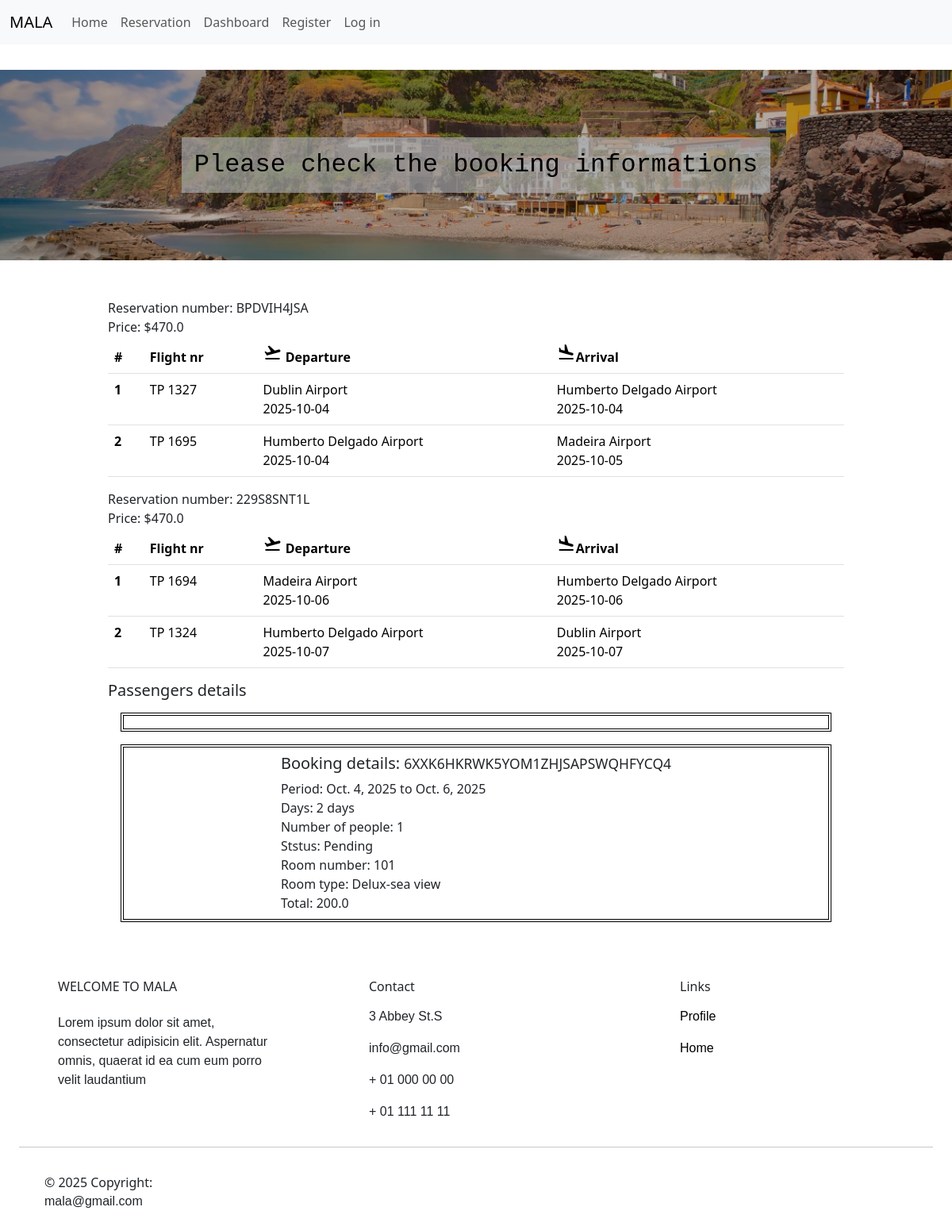
The page /bookings/details_booking/30/ on the database its author committed.
### flight/models.py (models this page shows, shortened)
class Reservation_Flight(models.Model):
    nr_reservation=models.CharField(max_length=100)
    nr_passengers=models.IntegerField()
    price = models.FloatField(default=0.0)
    reservation=models.ForeignKey(Reservation,on_delete=models.CASCADE,null=True,blank=True)
    def get_reservation_by_booking_id(bookingId):
        reservation_flighs = Reservation_Flight.objects.filter(reservation=bookingId)
        return reservation_flighs

class DetailsRout(models.Model):
    travel_class=models.CharField(max_length=200,blank=True)
    airline=models.CharField(max_length=200,blank=True)
    reservation_flight=models.ForeignKey(Reservation_Flight,on_delete=models.CASCADE,null=True,blank=True)
    flight=models.ForeignKey(Flight,on_delete=models.CASCADE,null=False)
    def get_detail_flights_reservation(reservation_flight):
        try:
            details_flights=DetailsRout.objects.filter(reservation_flight=reservation_flight)
            return details_flights
        except:
            print("An exception has occurred when selectinf details flights")

class Flight(models.Model):
    departure_airport = models.CharField(max_length=200)
    arrival_airport = models.CharField(max_length=200)
    flight_number=models.CharField(max_length=20)
    departure_date=models.DateField(blank=True,null=True)
    arrival_date=models.DateField(blank=True,null=True)
    create_on=models.DateField(auto_now_add=True,blank=True,null=True)

### bookings/models.py (models this page shows, shortened)
class Reservation(models.Model):
    PENDING='Pending'
    CONFIRM='Confirm'
    CANCEL='Cancel'
    STATUS={
        PENDING:'Pending',
        CONFIRM:'Confirm',
        CANCEL:'Cancel',
    }
    check_in = models.DateField()
    check_out = models.DateField()
    nr_reservation = models.CharField(null=False,unique=True)
    nr_person = models.IntegerField()
    nr_days=models.IntegerField(default=0)
    amount=models.FloatField(default=0.0)
    has_flights=models.BooleanField(default=True)
    status=models.CharField(choices=STATUS,default=PENDING)
    package_selected=models.ForeignKey(Package,on_delete=models.CASCADE,null=True)
    user = models.ForeignKey(CustomUser, on_delete = models.CASCADE)
    room = models.ForeignKey(Reserved_room, on_delete = models.CASCADE)

### accommodation/models.py (models this page shows, shortened)
class Room(models.Model):
    room_type = models.ForeignKey(RoomType, on_delete = models.CASCADE)
    description = models.CharField(max_length=200)
    price = models.IntegerField()
    room_number = models.IntegerField()
    room_capacity = models.PositiveIntegerField()

class RoomType(models.Model):
    DELUXE='DELUXE'
    LUXURY='LUXURY'
    DOUBLE='DOUBLE'
    SINGLE='SINGLE'
    TYPES_ROOMS={
        DELUXE:"Deluxe",
        LUXURY:"Luxury",
        DOUBLE:"Double",
        SINGLE:"Single"
    }
    name = models.CharField(max_length=200)
    room_count = models.IntegerField()
    description = models.CharField(max_length=200)
    room_view =  models.CharField(max_length=100)
    type = models.CharField(choices=TYPES_ROOMS)

### bookings/views.py (the view)
# urls.py: path('details_booking/<int:id>/',views.get_details_booking,name="details_booking"),
def get_details_booking(request,id):
    booking=Reservation.objects.get(id=id)
    if request.method=='GET':
        if booking.has_flights:
         reservation_flights=Reservation_Flight.get_reservation_by_booking_id(booking)
         context={
           "booking":booking,
           "context_flight_details":dictionary_details_flight(reservation_flights),
           "reservation_flights":reservation_flights,
           "passangers":PassengerSerializer.gey_passengers_list(reservation_flights[0]),
          }
        else:context={
           "booking":booking}
        return  render(request,"bookings/details_booking.html",context=context)

### bookings/views.py (called while the page is built)
def dictionary_details_flight(reservation_flights):
    dict_flights={}
    for reservation_flight in reservation_flights:
       list_df=[]
       detail_flight=DetailsRout.get_detail_flights_reservation(reservation_flight)
       for dt in detail_flight:
           sz_detail=DetailsRoutSerializer(dt)
           list_df.append(sz_detail)
       dict_flights[reservation_flight.nr_reservation]=list_df
    return dict_flights

### passengers/models.py (called while the page is built)
    def get_passengers_reservation(reservation_flight):
        try:
         passengers=Passenger.objects.filter(reservation_flight=reservation_flight)
         return passengers
        except:
           print("Error selecting the passenger")

### passengers/serializer_passenger.py (called while the page is built)
    def gey_passengers_list(reservation):
          list_passengers=[]
          passengers=Passenger.get_passengers_reservation(reservation)
          for passenger in passengers:
            sz_passenger=PassengerSerializer(passenger)
            list_passengers.append(sz_passenger.data)
          return list_passengers

### bookings/templates/bookings/details_booking.html (shortened to what this page needs)
{% extends "app/base.html" %}
{% block content %}
<div class="wrp-banner cover">
  <h4 class=" m-4">Please check the booking informations</h4>
</div>
<div class="wrp_content">
  {% if booking.has_flights %}
   {% for reservation in reservation_flights %}
   {% for keys,value in context_flight_details.items%}
         {% if keys == reservation.nr_reservation %}
      <div>Reservation number: {{reservation.nr_reservation}}</div>
      <div>Price: ${{reservation.price}}</div>
        <table class="table tb-flights bg-dark ">
        <thead>
          <tr class="tb-flights">
            <th scope="col">#</th>
            <th scope="col">Flight nr</th>
            <th scope="col flex_ct">
              <span class="material-symbols-outlined">
              </span>
              Departure
            </th>
            <th scope="col flex_ct">
              <span class="material-symbols-outlined">
              </span>Arrival
            </th>
          </tr>
        </thead>
        <tbody>
           {% for item in value%}
          <tr>
            <th scope="row">{{forloop.counter}}</th>
            <td>{{item.data.flight.flight_number}}</td>
            <td>
              <div>
                <div>
                  {{item.data.flight.departure_airport}}
                </div>
                <div>
                  {{item.data.flight.departure_date}}
                </div>
              </div>
            </td>
            <td>
              <div>
                <div>
                  {{item.data.flight.arrival_airport}}
                </div>
                <div>
                  {{item.data.flight.arrival_date}}
                </div>
              </div>
            </td>
          </tr>
          {% endfor %}
        </tbody>
      </table>
         {% endif %}
           {% endfor %}
   {%endfor%}
    <h5>Passengers details</h5>
        <div class="flex_ct wrp_detail-fl">
    </div>
    {% endif %}
  <div class="flex_ct wrp_detail-fl">
    <div>
      <h5>Booking details: <small>{{booking.nr_reservation}}</small></h5>
      <div>Period: {{booking.check_in}} to {{booking.check_out}}</div>
      <div>Days: {{booking.nr_days}} days</div>
      <div>Number of people: {{booking.nr_person}}</div>
       <div>Ststus: {{booking.status}}</div>
      <div>Room number: {{booking.room.room_number}}</div>
      <div>Room type: {{booking.room.room_type.name}}</div>
      <div>Total: {{booking.amount}}</div>
    </div>
  </div>
</div>
{% endblock content %}

### app/static/app/css/style.css (style rules this page uses)
:root { --color-body: rgb(248, 240, 240) --bs-dark: #212529; --header-hight: 5rem; --orange-color: #d45827; --light-orange-color: rgb(250, 133, 86); --dark-orange: rgb(243, 101, 35); --black-color: hsl(210, 6%, 7%); --dark-blue: hsl(229, 88%, 29%); --gray-color: #585858; --light-gray: #7c7a7a; --light-black-color: hsl(225, 4%, 21%); --white-color: #ffff; --body-color: hsl(220, 100%, 97%); --hover-white: rgb(240, 232, 224); --paragraf-text-color: hsl(19, 32%, 12%); --body-font: "Times New Roman", Times, serif; --font-family-title: "DM Serif Text", serif; --normal-font-size: 1.15rem; --small-font-size: 0.925rem; --large-font-size: 1.75rem; --xlarge-font-size: 2.25rem; --font-size-title: clamp(1.55rem, 1.95rem, 2.45rem); --font-size-subtitle: clamp(1.25rem, 1.55rem, 1.95rem); --line-height: 1.575rem; --line-height-title: 2.125rem; --line-height-subtitle: 1.7rem; --letter-spacing-normal: 0.25px; --leter-spacing-title: 1px; --leter-spacing-subtitle: 0.65px; --word-spacing: 1px; --wold-spacing-title: 0.5rem; --font-regular: 400; --font-semi-bold: 600; --font-bold: 900; --z--tooltip: 10; --z-fixed: 100; }
body { background-color: var(--color-body) }
.wrp-banner { background-image: url(/media/cover_img.jpg); background-repeat: no-repeat; background-size: cover; background-position: left bottom; filter: brightness(70%); width: 100%; height: 15rem; margin-block: 2rem; max-height: 30rem; color: white; }
.cover { display: flex; align-items: center; justify-content: center; }
.cover h4 { position: relative; font-family:'Courier New', Courier, monospace; font-size: 2rem; font-weight: 400; padding: 1rem; color: black; z-index: 1; }
.cover h4::after { position:absolute; content: ""; top: 0; bottom: 0; left: 0; right: 0;; background-color: rgb(242, 246, 250); opacity: 0.65; z-index: -1; }
.wrp_content { max-width: 60rem; margin: auto; padding: 1rem; min-height: 30rem; }
.flex_ct, .container_package { display: flex; flex-wrap: wrap; justify-content: space-evenly; gap: 1rem; }
.tb-flights { background-color:var(--color-body); }
.wrp_detail-fl { border: 4px double black; margin: 1rem; padding: 0.5rem; }

### rows shown on the page
Reservation_Flight: nr_reservation "BPDVIH4JSA", price "470.0", data.flight.departure_date "2025-10-04" "2025-10-04", data.flight.arrival_date "2025-10-04" "2025-10-05"
DetailsRout: data.flight.flight_number "TP 1327"
Flight: data.flight.departure_airport "Dublin Airport", data.flight.arrival_airport "Humberto Delgado Airport"
DetailsRout: data.flight.flight_number "TP 1695"
Flight: data.flight.departure_airport "Humberto Delgado Airport", data.flight.arrival_airport "Madeira Airport"
Reservation_Flight: nr_reservation "229S8SNT1L", price "470.0", data.flight.departure_date "2025-10-06" "2025-10-07", data.flight.arrival_date "2025-10-06" "2025-10-07"
DetailsRout: data.flight.flight_number "TP 1694"
Flight: data.flight.departure_airport "Madeira Airport", data.flight.arrival_airport "Humberto Delgado Airport"
DetailsRout: data.flight.flight_number "TP 1324"
Flight: data.flight.departure_airport "Humberto Delgado Airport", data.flight.arrival_airport "Dublin Airport"
Reservation: nr_reservation "6XXK6HKRWK5YOM1ZHJSAPSWQHFYCQ4", check_in "Oct. 4, 2025", check_out "Oct. 6, 2025", nr_days "2", nr_person "1", status "Pending", room.room_number "101", room.room_type.name "Delux-sea view", amount "200.0"
